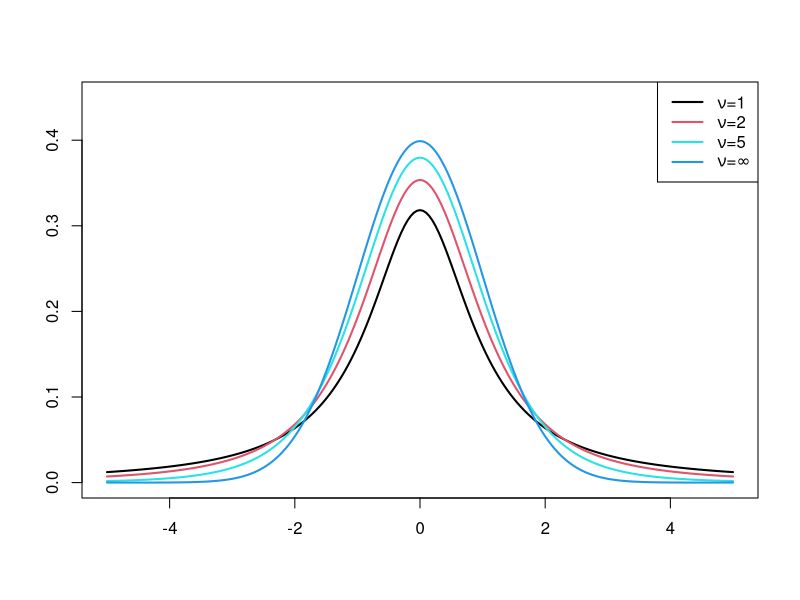

Reproduce this figure in R.
nlist=c(1,2,5)

# Data generation
x <- seq(-5, 5, 0.05)
y <- matrix(0, nr=length(x), nc=length(nlist))

plot(x, type="n", xlab="", ylab="", xlim=c(-5,5), ylim=c(0, 0.45))
for( i in 1:length(nlist)){
	y[,i] <- dt(x, df=nlist[i])
	lines(x, y[,i], col=nlist[i], lwd=2)
}
lines(x, dnorm(x), col=4, lwd=2)

legend_text <- c(expression(paste(nu,"=1")),
			expression(paste(nu,"=2")),
			expression(paste(nu,"=5")),
			expression(paste(nu,"=",infinity)))

legend("topright", legend=legend_text, lty=1, lwd=2, col=c(nlist,4))

